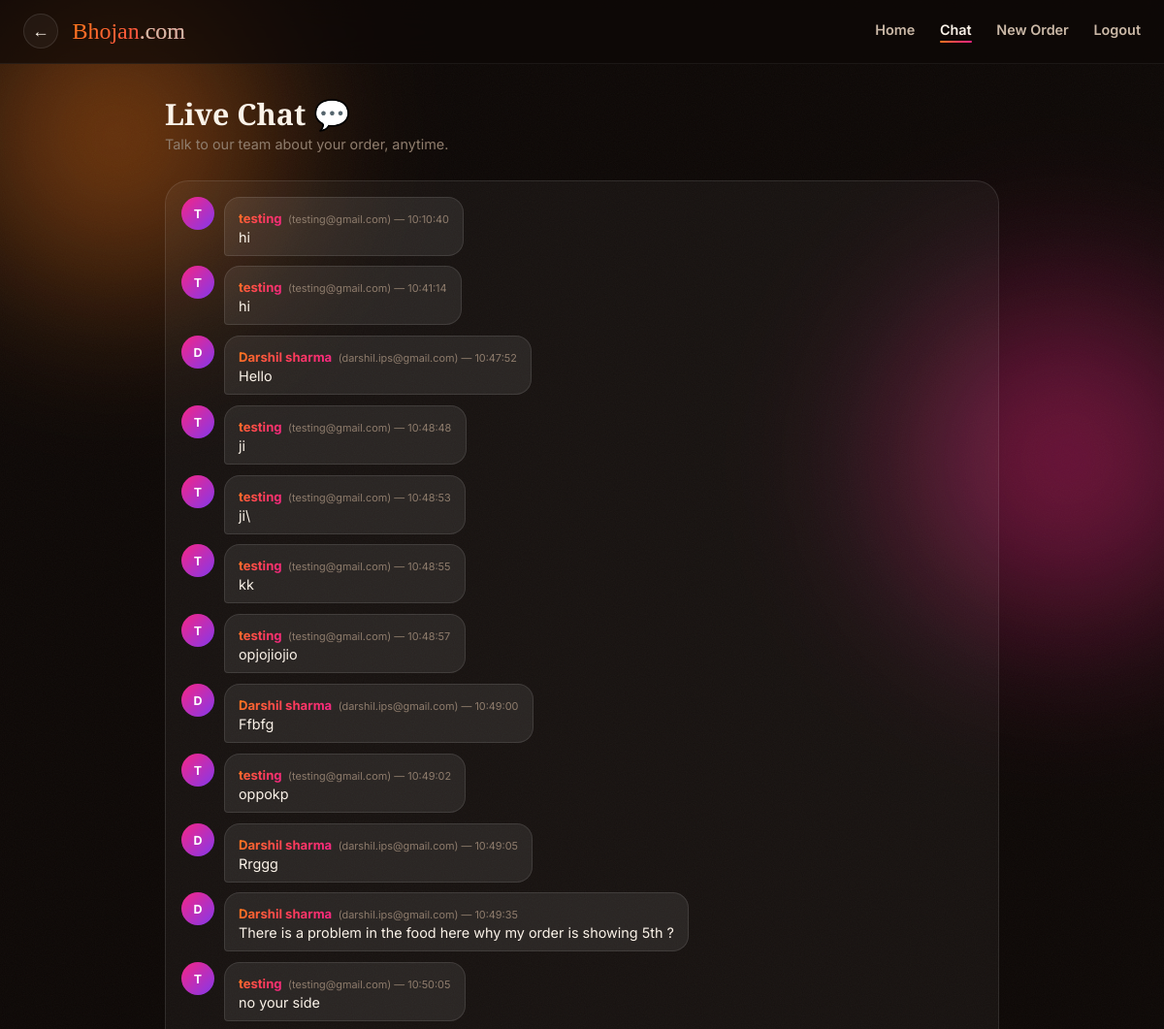
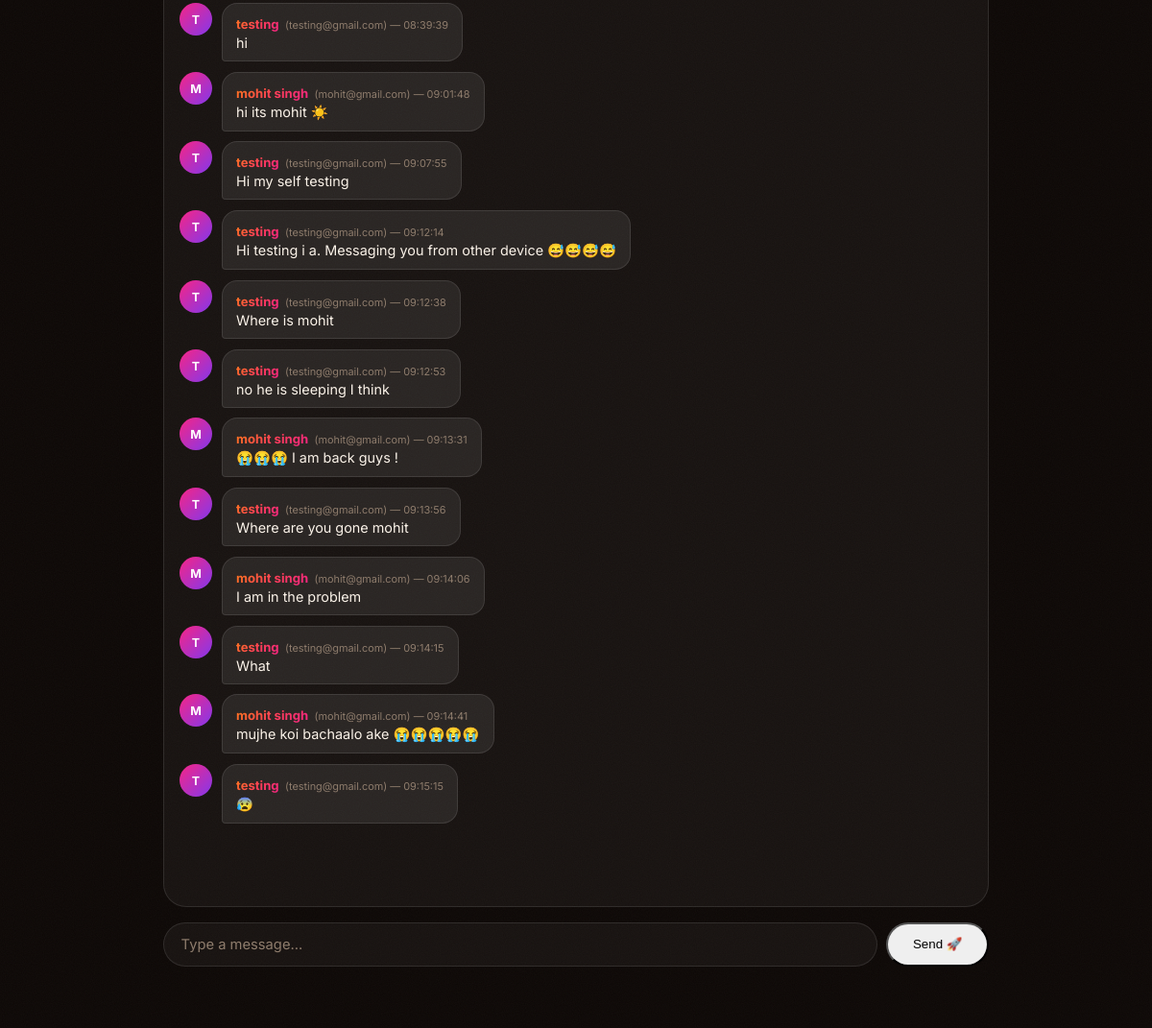
The page /dashboard (signed in) on the database its author committed (2 pictures, top to bottom).
### main.py (models this page shows)
class ChatMessage(db.Model):
    id = db.Column(db.Integer,primary_key = True)
    username = db.Column(db.String(200))
    email = db.Column(db.String(100))
    message = db.Column(db.String(500))
    timestamp = db.Column(db.DateTime, default = datetime.utcnow)

### main.py (the view)
@app.route('/dashboard')
@login_required
def dashboard():
    history = ChatMessage.query.order_by(ChatMessage.timestamp.asc()).all()
    return render_template('dashboard.html', history=history)

### main.py (called while the page is built)
@login_manager.user_loader
def load_user(user_id):
    return db.get_or_404(User, user_id) # return error 404.

### templates/dashboard.html (shortened to what this page needs)
<!DOCTYPE html>
<html lang="en">
<head>
    <link rel="stylesheet" href="{{ url_for('static', filename='css/style.css') }}">
</head>
<body>
<div class="ambient-bg">
  <div class="blob blob--1"></div>
  <div class="blob blob--2"></div>
  <div class="grain"></div>
</div>
<nav class="topnav">
    <div class="topnav__left">
        <a class="topnav__back" onclick="history.back()" title="Go back">←</a>
        <a href="{{ url_for('home') }}" class="logo">Bhojan<span>.com</span></a>
    </div>
    <div class="topnav__links">
        <a href="{{ url_for('home') }}">Home</a>
        <a href="{{ url_for('dashboard') }}">Chat</a>
        <a href="{{ url_for('place_order') }}">New Order</a>
        <a href="{{ url_for('logout') }}">Logout</a>
    </div>
</nav>
<div class="page-shell page-shell--wide">
    <h1 class="page-title">Live Chat 💬</h1>
    <p class="page-sub">Talk to our team about your order, anytime.</p>
    <div class="chat-shell">
        <div id="chat-box" class="chat-log">
            {% for m in history %}
            <div class="chat-bubble">
                <div class="chat-avatar">{{ m.username[0]|upper }}</div>
                <div class="chat-bubble__content">
                    <span class="username">{{ m.username }}</span><span class="meta">({{ m.email }}) — {{ m.timestamp.strftime('%H:%M:%S') }}</span>
                    <div class="chat-bubble__text">{{ m.message }}</div>
                </div>
            </div>
            {% endfor %}
        </div>
        <div class="chat-input-bar">
            <input type="text" id="msg-input" placeholder="Type a message...">
            <button id="send-btn">Send 🚀</button>
        </div>
    </div>
</div>
</body>
</html>

### rows shown on the page
ChatMessage: username "T", username "testing", email "testing@gmail.com", timestamp "10:10:40", message "hi"
ChatMessage: username "T", username "testing", email "testing@gmail.com", timestamp "10:41:14", message "hi"
ChatMessage: username "D", username "Darshil sharma", email "darshil.ips@gmail.com", timestamp "10:47:52", message "Hello"
ChatMessage: username "T", username "testing", email "testing@gmail.com", timestamp "10:48:48", message "ji"
ChatMessage: username "T", username "testing", email "testing@gmail.com", timestamp "10:48:53", message "ji\\"
ChatMessage: username "T", username "testing", email "testing@gmail.com", timestamp "10:48:55", message "kk"
ChatMessage: username "T", username "testing", email "testing@gmail.com", timestamp "10:48:57", message "opjojiojio"
ChatMessage: username "D", username "Darshil sharma", email "darshil.ips@gmail.com", timestamp "10:49:00", message "Ffbfg"
ChatMessage: username "T", username "testing", email "testing@gmail.com", timestamp "10:49:02", message "oppokp"
ChatMessage: username "D", username "Darshil sharma", email "darshil.ips@gmail.com", timestamp "10:49:05", message "Rrggg"
ChatMessage: username "D", username "Darshil sharma", email "darshil.ips@gmail.com", timestamp "10:49:35", message "There is a problem in the food here why my order is showing 5th ?"
ChatMessage: username "T", username "testing", email "testing@gmail.com", timestamp "10:50:05", message "no your side"
ChatMessage: username "T", username "testing", email "testing@gmail.com", timestamp "08:39:39", message "hi"
ChatMessage: username "M", username "mohit singh", email "mohit@gmail.com", timestamp "09:01:48", message "hi its mohit ☀️"
ChatMessage: username "T", username "testing", email "testing@gmail.com", timestamp "09:07:55", message "Hi my self testing"
ChatMessage: username "T", username "testing", email "testing@gmail.com", timestamp "09:12:14", message "Hi testing i a. Messaging you from other device 😅😅😅😅"
ChatMessage: username "T", username "testing", email "testing@gmail.com", timestamp "09:12:38", message "Where is mohit"
ChatMessage: username "T", username "testing", email "testing@gmail.com", timestamp "09:12:53", message "no he is sleeping I think"
ChatMessage: username "M", username "mohit singh", email "mohit@gmail.com", timestamp "09:13:31", message "😭😭😭 I am back guys !"
ChatMessage: username "T", username "testing", email "testing@gmail.com", timestamp "09:13:56", message "Where are you gone mohit"
ChatMessage: username "M", username "mohit singh", email "mohit@gmail.com", timestamp "09:14:06", message "I am in the problem"
ChatMessage: username "T", username "testing", email "testing@gmail.com", timestamp "09:14:15", message "What"
ChatMessage: username "M", username "mohit singh", email "mohit@gmail.com", timestamp "09:14:41", message "mujhe koi bachaalo ake 😭😭😭😭😭"
ChatMessage: username "T", username "testing", email "testing@gmail.com", timestamp "09:15:15", message "😰"
